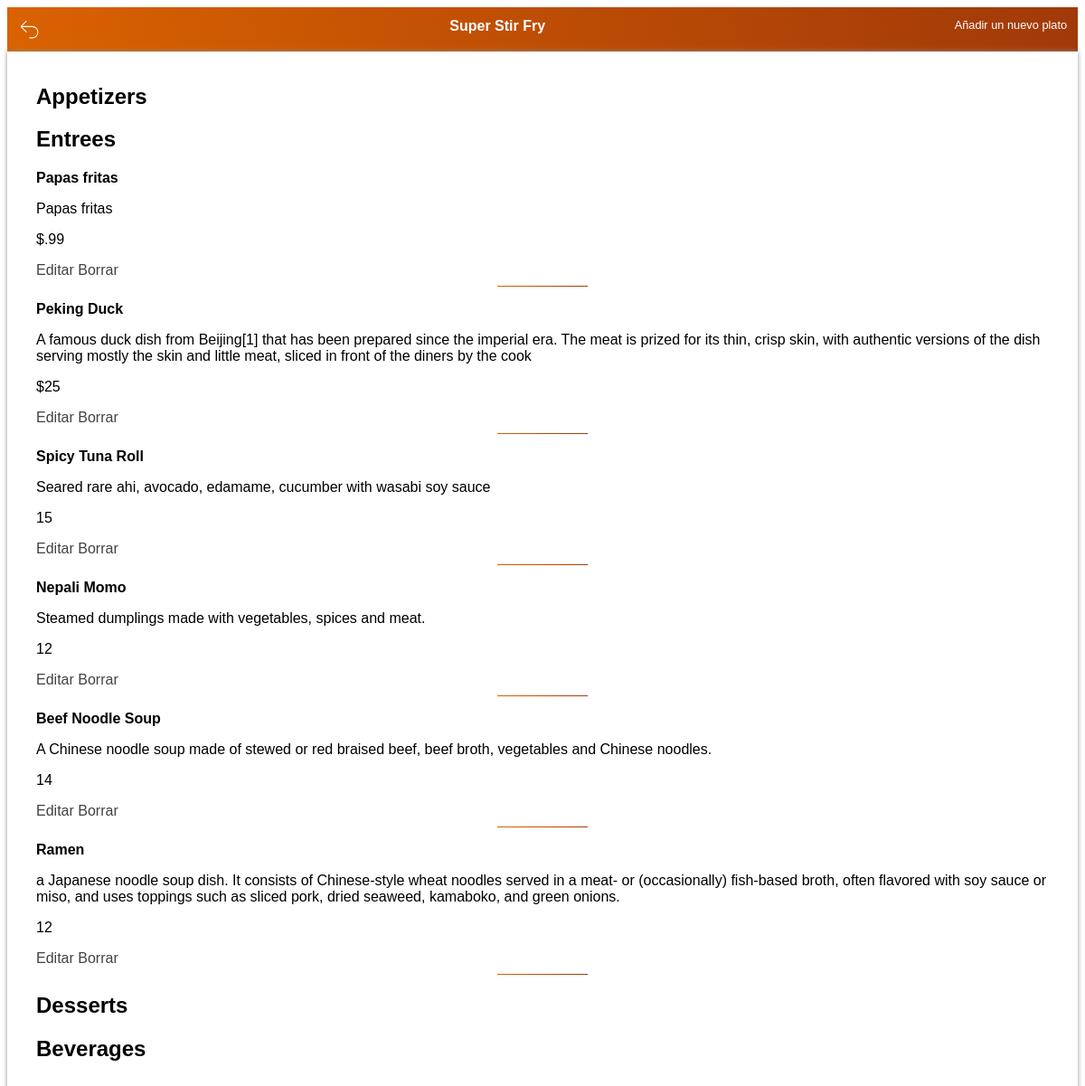
The app's page /restaurant/2/menu/ with its own data.
### el finalfinal proyecto/database_setup.py (models this page shows, shortened)
class Restaurant(Base):
    __tablename__ = 'restaurant'
    id = Column(Integer, primary_key=True)
    name = Column(String(250), nullable=False)

class MenuItem(Base):
    __tablename__ = 'menu_item'
    name = Column(String(80), nullable=False)
    id = Column(Integer, primary_key=True)
    description = Column(String(250))
    price = Column(String(8))
    course = Column(String(250))
    restaurant_id = Column(Integer, ForeignKey('restaurant.id'))
    restaurant = relationship(Restaurant)

### el finalfinal proyecto/finalproject.py (the view)
@app.route('/restaurant/<int:restaurant_id>/')
@app.route('/restaurant/<int:restaurant_id>/menu/')
def showMenu(restaurant_id):
    DBSession = sessionmaker(bind=engine)
    session = DBSession()
    restaurant = session.query(Restaurant).filter_by(id=restaurant_id).one()
    items = session.query(MenuItem).filter_by(restaurant_id=restaurant_id).all()
    print("Enseñado menú del restaurante con éxito")
    return render_template('menu.html', items=items, restaurant=restaurant)

### el finalfinal proyecto/templates/menu.html (shortened to what this page needs)
<html>
<!DOCTYPE html>
<html lang="en">
<head>
	<link rel=stylesheet type=text/css href="{{ url_for('static', filename='menu.css') }}">
</head>
<body>
<nav>
	<a href="{{ url_for('showRestaurants') }}">
		<svg xmlns="http://www.w3.org/2000/svg" fill="none" viewBox="0 0 24 24" strokeWidth={1.5} stroke="currentColor" className="w-6 h-6" width="25px">
		<path strokeLinecap="round" strokeLinejoin="round" d="M9 15L3 9m0 0l6-6M3 9h12a6 6 0 010 12h-3"/>
		</svg>
	</a>
	<b>{{restaurant.name}}</b>
    {% if items !=[] %}
	<a href="{{url_for('newMenuItem', restaurant_id = restaurant.id )}}">Añadir un nuevo plato</a>
</nav>
	<div class="container-items">
		<div class="aperitivos">
			<h2>Appetizers</h2>
	<div class="entrada">
		<h2>Entrees</h2>
		{% for i in items %}
		{% if i.course == 'Entree' %}
		<p><b>{{i.name}}</b></p>
		<p>{{i.description}}</p>
		<p>{{i.price}}</p>
		<a href='{{url_for('editMenuItem', restaurant_id = restaurant.id, menu_id=i.id )}}'>Editar</a>
		<a href='{{url_for('deleteMenuItem', restaurant_id = restaurant.id, menu_id=i.id )}}'>Borrar</a>
		<hr>
        {% endif %}
		{% endfor %}
	</div>
	<div class="postres">
		<h2>Desserts</h2>
	</div>
	<div class="bebidas">
		<h2>Beverages</h2>
	</div>
	</div>
		{% else %}
		<p> Actualmente, no tienes platos en el menú. <p>
		<a href = "{{url_for('newMenuItem', restaurant_id = restaurant.id )}}">Añadir un nuevo plato</a>
			{% endif %}
	</body>
</html>

### el finalfinal proyecto/static/menu.css (style rules this page uses)
* { box-sizing: border-box; font-family: Arial, Helvetica, sans-serif; }
nav { padding: 1%; display: flex; justify-content: space-between; background-image: linear-gradient(80deg, #da6200 0%, #a13909 100%); color: white; }
nav a { text-decoration: none; font-size: 0.8em; color: white; }
.container-items { display: flex; justify-content: space-between; margin: auto; box-shadow: 0 0 5px rgb(144, 144, 144); padding: 1rem 2rem; }
.container-items a { text-decoration: none; color: rgb(66, 66, 66); }
.aperitivos, .entrada, .postres, .bebidas { flex-direction: column; border-radius: 1%; border-color: red; }
hr { width: 100px; border: none; height: 1px; color: black; background-image: linear-gradient(80deg, #da6200 0%, #a13909 100%); }

### records on screen
Restaurant: name "Super Stir Fry"
MenuItem: name "Papas fritas", description "Papas fritas", price "$.99"
MenuItem: name "Peking Duck", description "A famous duck dish from Beijing[1] that has been prepared since the imperial era. The meat is prized for its thin, crisp skin, with authentic versions of the dish serving mostly the skin and little meat, sliced in front of the diners by the cook", price "$25"
MenuItem: name "Spicy Tuna Roll", description "Seared rare ahi, avocado, edamame, cucumber with wasabi soy sauce", price "15"
MenuItem: name "Nepali Momo", description "Steamed dumplings made with vegetables, spices and meat.", price "12"
MenuItem: name "Beef Noodle Soup", description "A Chinese noodle soup made of stewed or red braised beef, beef broth, vegetables and Chinese noodles.", price "14"
MenuItem: name "Ramen", description "a Japanese noodle soup dish. It consists of Chinese-style wheat noodles served in a meat- or (occasionally) fish-based broth, often flavored with soy sauce or miso, and uses toppings such as sliced pork, dried seaweed, kamaboko, and green onions.", price "12"
